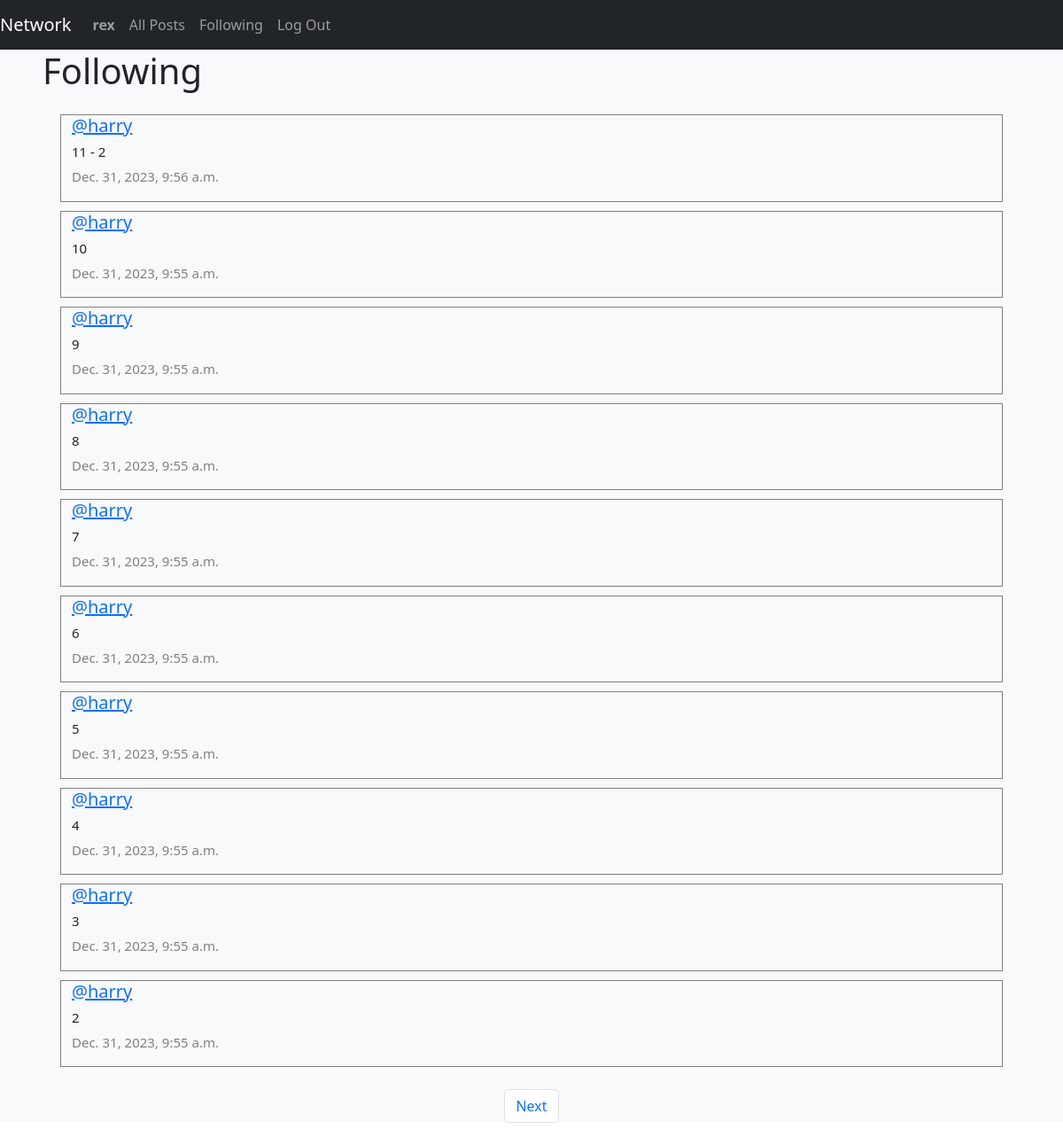
The page /following (signed in) on the database its author committed.
### network/models.py (models this page shows, shortened)
class User(AbstractUser):
    pass

class Post(models.Model):
    content = models.CharField(max_length=140)
    user = models.ForeignKey(User, on_delete=models.CASCADE, related_name="posts")
    date = models.DateTimeField(auto_now_add=True)
    likes = models.ManyToManyField(User, related_name="liked_posts", blank=True)

### network/views.py (the view)
# urls.py: path("following", views.following, name="following"),
def following(request):
    currentUser = User.objects.get(pk=request.user.id)
    followingPeople = Follow.objects.filter(user=currentUser)
    allPosts = Post.objects.all().order_by('id').reverse()
    followingPosts = []
    for post in allPosts:
        for person in followingPeople:
            if person.user_follower == post.user:
                followingPosts.append(post)
    paginator = Paginator(followingPosts, 10)
    page_number = request.GET.get('page')
    posts_of_the_page = paginator.get_page(page_number)
    return render(request, "network/following.html", {
        "posts_of_the_page": posts_of_the_page
    })

### network/templates/network/following.html (shortened to what this page needs)
{% extends "network/layout.html" %}
{% block body %}
    <h1 class="mx-5">Following</h1>
    <div class="all-posts mx-5">
        {% for post in posts_of_the_page %}
            <div class="row post">
                <h5 class="username"><a href="{% url 'profile' user_id=post.user.id %}">@{{ post.user }}</a></h5>
                <h6 class="content">{{ post.content }}</h6>
                <p class="date">{{ post.date }}</p>
            </div>
        {% endfor %}
    </div>
    <nav aria-label="Page navigation example">
        <ul class="pagination d-flex justify-content-center">
            {% if posts_of_the_page.has_next %}
                <li class="page-item"><a class="page-link" href="?page={{ posts_of_the_page.next_page_number }}">Next</a></li>
                {% endif %}
        </ul>
    </nav>
{% endblock %}

### network/templates/network/layout.html (shortened to what this page needs)
{% load static %}
<!DOCTYPE html>
<html lang="en">
    <head>
        <link href="https://cdn.jsdelivr.net/npm/bootstrap@5.3.2/dist/css/bootstrap.min.css" rel="stylesheet">
        <link rel="stylesheet" href="https://cdnjs.cloudflare.com/ajax/libs/font-awesome/4.7.0/css/font-awesome.min.css">
        <link href="{% static 'network/styles.css' %}" rel="stylesheet">
    </head>
    <body>
        <nav class="navbar navbar-expand-lg navbar-dark bg-dark">
            <a class="navbar-brand" href="{% url 'index' %}">Network</a>
            <div>
                <ul class="navbar-nav mr-auto">
                {% if user.is_authenticated %}
                    <li class="nav-item">
                        <a class="nav-link" href="{% url 'profile' user_id=user.id %}"><strong>{{ user.username }}</strong></a>
                    </li>
                {% endif %}
                <li class="nav-item">
                    <a class="nav-link" href="{% url 'index' %}">All Posts</a>
                </li>
                {% if user.is_authenticated %}
                    <li class="nav-item">
                        <a class="nav-link" href="{% url 'following' %}">Following</a>
                    </li>
                    <li class="nav-item">
                        <a class="nav-link" href="{% url 'logout' %}">Log Out</a>
                    </li>
                {% endif %}
            </ul>
            </div>
        </nav>
        <div class="body bg-light">
            {% block body %}
            {% endblock %}
        </div>
    </body>
</html>

### network/static/network/styles.css (style rules this page uses)
.all-posts { display: flex; justify-content: flex-start; flex-direction: column; margin: 20px; }
.post { border: 0.1px solid gray; display: flex; justify-content: center; flex-direction: column; box-sizing: border-box; margin: 5px 20px; }
.content { font-size: 15px; }
.username { font-size: 20px; }
.date { color: gray; font-size: 15px; }

### rows shown on the page
User: username "rex"
Post: user "harry", content "11 - 2", date "Dec. 31, 2023, 9:56 a.m."
Post: user "harry", content "10", date "Dec. 31, 2023, 9:55 a.m."
Post: user "harry", content "9", date "Dec. 31, 2023, 9:55 a.m."
Post: user "harry", content "8", date "Dec. 31, 2023, 9:55 a.m."
Post: user "harry", content "7", date "Dec. 31, 2023, 9:55 a.m."
Post: user "harry", content "6", date "Dec. 31, 2023, 9:55 a.m."
Post: user "harry", content "5", date "Dec. 31, 2023, 9:55 a.m."
Post: user "harry", content "4", date "Dec. 31, 2023, 9:55 a.m."
Post: user "harry", content "3", date "Dec. 31, 2023, 9:55 a.m."
Post: user "harry", content "2", date "Dec. 31, 2023, 9:55 a.m."
